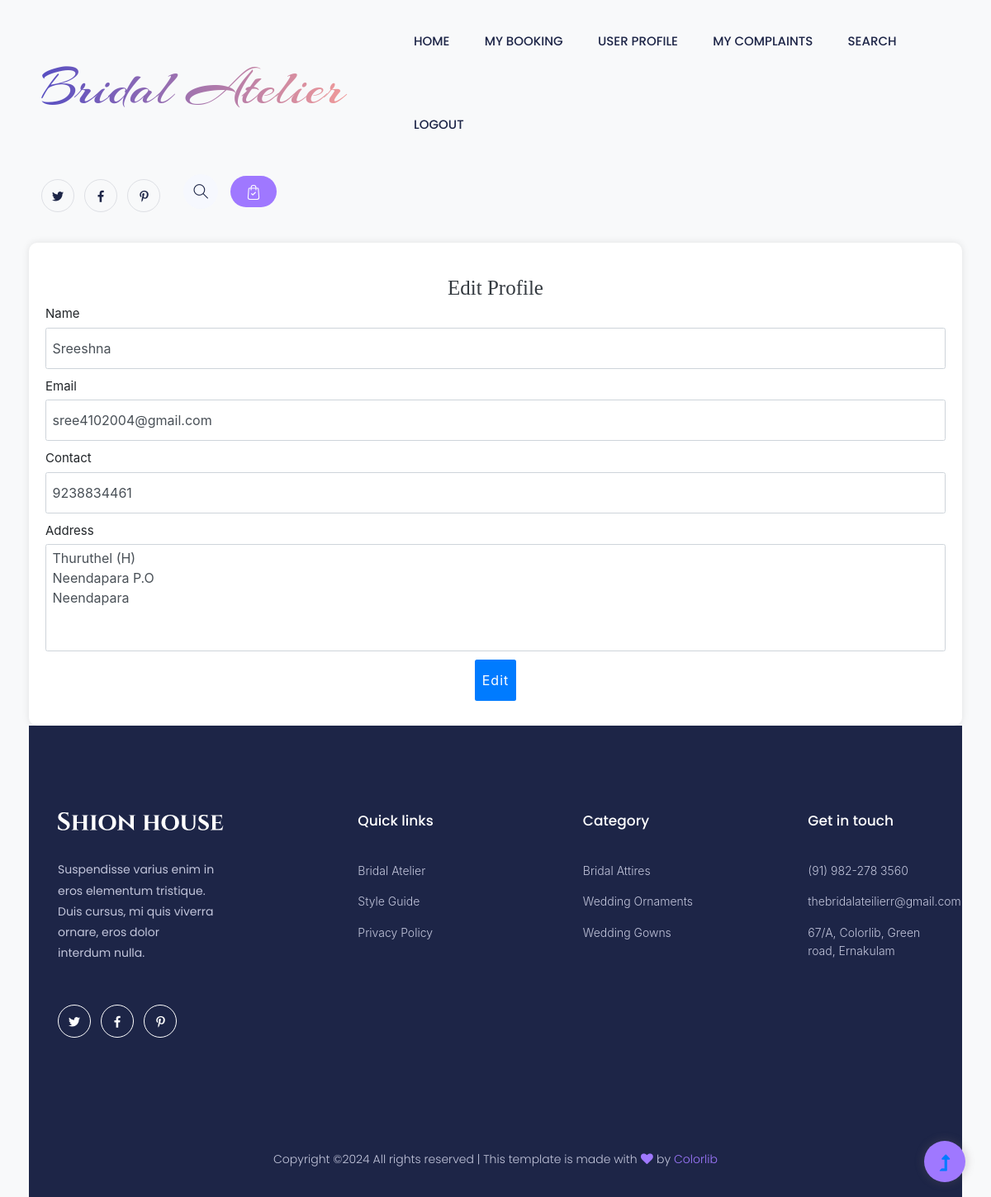
The page /Project/User/EditProfile.php (signed in) on the database its author committed.
### tables this page shows
CREATE TABLE `tbl_user` (
  `user_id` int(11) NOT NULL,
  `user_name` varchar(30) NOT NULL,
  `user_email` varchar(30) NOT NULL,
  `user_contact` varchar(10) NOT NULL,
  `user_address` varchar(50) NOT NULL,
  `place_id` int(11) NOT NULL,
  `user_photo` varchar(100) NOT NULL,
  `user_password` varchar(8) NOT NULL
);

### Project/User/EditProfile.php (the view, shortened to what this page needs)
<?php
include("../Assets/Connection/connection.php");
include("Head.php");
    $selQry= "select * from tbl_user where user_id=".$_SESSION['uid'];
	$result= $con->query($selQry);
	$row =$result-> fetch_assoc();
		?>
 <!DOCTYPE html PUBLIC "-//W3C//DTD XHTML 1.0 Transitional//EN" "http://www.w3.org/TR/xhtml1/DTD/xhtml1-transitional.dtd">
<html xmlns="http://www.w3.org/1999/xhtml">
<head>
<link rel="stylesheet" href="https://stackpath.bootstrapcdn.com/bootstrap/4.5.2/css/bootstrap.min.css">
</head>
<body>
    <div class="container form-container">
        <h1>Edit Profile</h1>
        <form id="form1" name="form1" method="post" action="">
            <div class="form-group">
                <label for="txt_name">Name</label>
                <input type="text" class="form-control" name="txt_name" title="Name Allows Only Alphabets, Spaces and First Letter Must Be Capital Letter" pattern="^[A-Z]+[a-zA-Z ]*$" id="txt_name" value="<?php echo $row['user_name'];?>" required />
            </div>
            <div class="form-group">
                <label for="txt_email">Email</label>
                <input type="email" class="form-control" name="txt_email" id="txt_email" value="<?php echo $row['user_email'];?>" required />
            </div>
            <div class="form-group">
                <label for="txt_contact">Contact</label>
                <input type="text" class="form-control" name="txt_contact" pattern="[7-9]{1}[0-9]{9}" title="Phone number with 7-9 and remaining 9 digits with 0-9" id="txt_contact" value="<?php echo $row['user_contact'];?>" required />
            </div>
            <div class="form-group">
                <label for="txt_address">Address</label>
                <textarea class="form-control" name="txt_address" id="txt_address" cols="45" rows="5" required><?php echo $row['user_address'];?></textarea>
            </div>
            <div class="form-group text-center">
                <input type="submit" name="btn_edit" id="btn_edit" class="btn btn-edit" value="Edit" />
            </div>
        </form>
    </div>
</body>
</html>
<?php
            include("Foot.php");
?>

### Project/User/Head.php (style rules this page uses)
body { font-size:15px !important; }

### Project/User/EditProfile.php (style rules this page uses)
body { background-color: #f8f9fa; }
h1 { color: #343a40; margin-top: 20px; text-align: center; }
.form-container { margin-top: 30px; background: white; padding: 20px; border-radius: 10px; box-shadow: 0 0 10px rgba(0, 0, 0, 0.1); }
.form-control { height: 50px; font-size: 16px; }
.btn-edit { height: 50px; font-size: 16px; background-color: #007bff; color: white; }
textarea { resize: none; }

### rows shown on the page
tbl_user: txt_name "Sreeshna", txt_email "sree4102004@gmail.com", txt_contact "9238834461", txt_address "Thuruthel (H) Neendapara P.O Neendapara"
